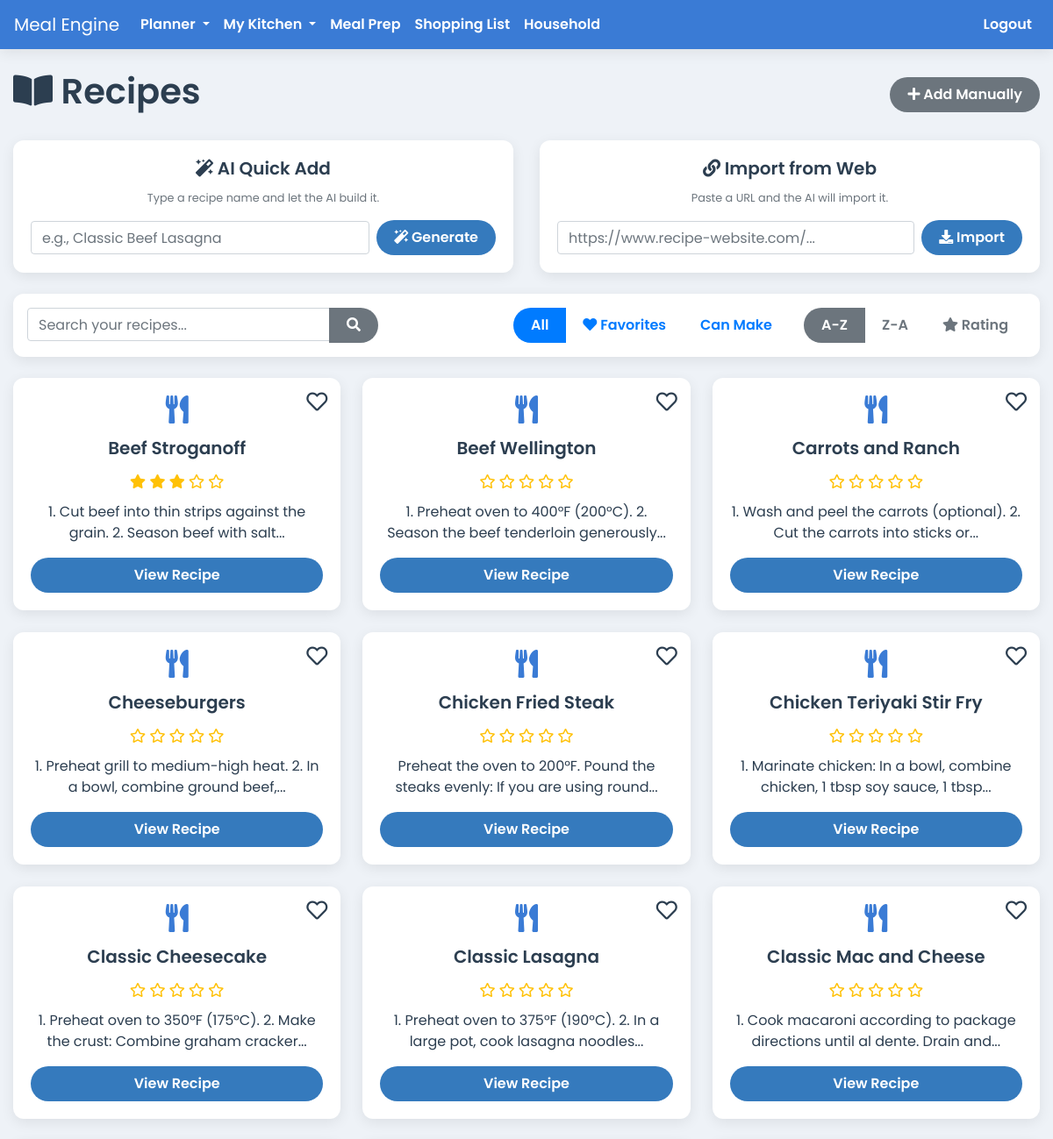
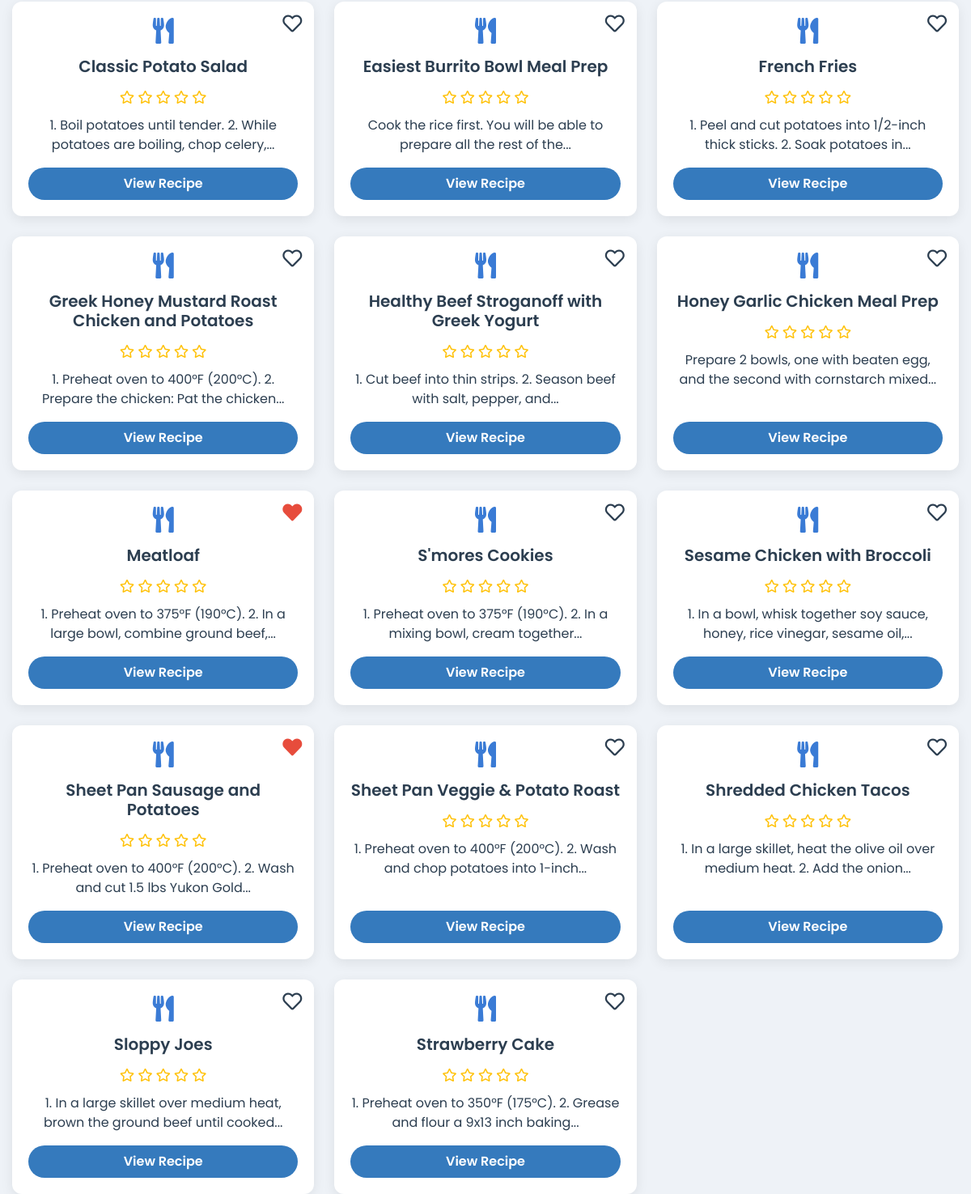
The page /recipes (signed in) on the database its author committed (2 pictures, top to bottom).
### app.py (models this page shows)
class Recipe(db.Model):
    id = db.Column(db.Integer, primary_key=True)
    user_id = db.Column(db.Integer, db.ForeignKey('user.id'), nullable=False)
    household_id = db.Column(db.Integer, db.ForeignKey('household.id'), nullable=False)
    name = db.Column(db.String(100), nullable=False)
    instructions = db.Column(db.Text, nullable=False)
    servings = db.Column(db.Integer)
    prep_time = db.Column(db.String(50))
    cook_time = db.Column(db.String(50))
    is_favorite = db.Column(db.Boolean, default=False, nullable=False)
    meal_type = db.Column(db.String(50), nullable=False, default='Main Course')
    rating = db.Column(db.Integer, nullable=False, default=0)
    ingredients = db.relationship('RecipeIngredient', backref='recipe', lazy=True, cascade="all, delete-orphan")
    calories = db.Column(db.Float, nullable=True)
    protein = db.Column(db.Float, nullable=True)
    fat = db.Column(db.Float, nullable=True)
    carbs = db.Column(db.Float, nullable=True)

### app.py (the view)
@app.route('/recipes')
@login_required
def list_recipes():
    query = request.args.get('query', '')
    pantry_filter_active = request.args.get('filter') == 'pantry'
    favorites_filter_active = request.args.get('filter') == 'favorites'
    sort_order = request.args.get('sort', 'asc')
    base_query = Recipe.query.filter_by(household_id=current_user.household_id)
    if sort_order == 'desc':
        base_query = base_query.order_by(desc(Recipe.name))
    elif sort_order == 'rating':
        base_query = base_query.order_by(desc(Recipe.rating), Recipe.name)
    else:
        base_query = base_query.order_by(Recipe.name)
    if pantry_filter_active:
        pantry_items_in_stock = PantryItem.query.filter_by(household_id=current_user.household_id).filter(PantryItem.quantity > 0).all()
        pantry_ingredient_ids = {item.ingredient_id for item in pantry_items_in_stock}
        all_user_recipes = base_query.all()
        recipes = []
        for recipe in all_user_recipes:
            required_ingredient_ids = {ri.ingredient_id for ri in recipe.ingredients}
            if required_ingredient_ids.issubset(pantry_ingredient_ids):
                recipes.append(recipe)
    elif favorites_filter_active:
        recipes = base_query.filter_by(is_favorite=True).all()
    elif query:
        search_term = f"%{query}%"
        recipes = base_query.filter(db.or_(Recipe.name.ilike(search_term), Recipe.instructions.ilike(search_term))).all()
    else:
        recipes = base_query.all()
    return render_template('recipes.html', recipes=recipes, query=query, pantry_filter_active=pantry_filter_active, favorites_filter_active=favorites_filter_active, sort_order=sort_order)

### app.py (called while the page is built)
@login_manager.user_loader
def load_user(user_id):
    return db.session.get(User, int(user_id))

### templates/recipes.html (shortened to what this page needs)
{% extends 'base.html' %}
{% block content %}
  <div class="d-flex justify-content-between align-items-center mb-4">
    <h1><i class="fas fa-book-open"></i> Recipes</h1>
    <a href="{{ url_for('add_recipe') }}" class="btn btn-secondary no-print"><i class="fas fa-plus"></i> Add Manually</a>
  </div>
  <div class="row">
    <div class="col-md-6 mb-4">
        <div class="card h-100">
            <div class="card-body text-center">
                <h5 class="card-title"><i class="fas fa-magic"></i> AI Quick Add</h5>
                <p class="text-muted small">Type a recipe name and let the AI build it.</p>
                <form action="{{ url_for('ai_quick_add') }}" method="POST" class="form-inline" id="ai-quick-add-form">
                    <div class="form-group flex-grow-1 mr-2">
                        <input type="text" name="recipe_name" class="form-control w-100" placeholder="e.g., Classic Beef Lasagna" required>
                    </div>
                    <button type="submit" class="btn btn-primary" id="ai-generate-btn"><i class="fas fa-magic"></i> Generate</button>
                </form>
            </div>
        </div>
    </div>
    <div class="col-md-6 mb-4">
        <div class="card h-100">
            <div class="card-body text-center">
                <h5 class="card-title"><i class="fas fa-link"></i> Import from Web</h5>
                 <p class="text-muted small">Paste a URL and the AI will import it.</p>
                <form class="form-inline" id="import-url-form">
                    <div class="form-group flex-grow-1 mr-2">
                        <input type="url" id="recipe-url-input" class="form-control w-100" placeholder="https://www.recipe-website.com/..." required>
                    </div>
                    <button type="submit" class="btn btn-primary" id="import-url-btn"><i class="fas fa-download"></i> Import</button>
                </form>
            </div>
        </div>
    </div>
  </div>
  <div class="card p-3 mb-4 no-print">
    <div class="d-flex justify-content-between align-items-center flex-wrap">
      <div class="flex-grow-1 mr-3 mb-2 mb-md-0" style="max-width: 400px;">
        <form method="GET" action="{{ url_for('list_recipes') }}" class="input-group">
          <input type="text" name="query" class="form-control" placeholder="Search your recipes..." value="{{ query or '' }}">
          <div class="input-group-append">
            <button type="submit" class="btn btn-secondary"><i class="fas fa-search"></i></button>
          </div>
        </form>
      </div>
      <div class="d-flex justify-content-end align-items-center">
        <div class="btn-group mr-3" role="group">
          <a href="{{ url_for('list_recipes', sort=sort_order, query=query) }}" class="btn btn-outline-primary {% if not pantry_filter_active and not favorites_filter_active %}active{% endif %}">All</a>
          <a href="{{ url_for('list_recipes', filter='favorites', sort=sort_order, query=query) }}" class="btn btn-outline-primary {% if favorites_filter_active %}active{% endif %}"><i class="fas fa-heart"></i> Favorites</a>
          <a href="{{ url_for('list_recipes', filter='pantry', sort=sort_order, query=query) }}" class="btn btn-outline-primary {% if pantry_filter_active %}active{% endif %}">Can Make</a>
        </div>
        <div class="btn-group" role="group">
          <a href="{{ url_for('list_recipes', sort='asc', filter=request.args.get('filter'), query=query) }}" class="btn btn-outline-secondary {% if sort_order == 'asc' %}active{% endif %}">A-Z</a>
          <a href="{{ url_for('list_recipes', sort='desc', filter=request.args.get('filter'), query=query) }}" class="btn btn-outline-secondary {% if sort_order == 'desc' %}active{% endif %}">Z-A</a>
          <a href="{{ url_for('list_recipes', sort='rating', filter=request.args.get('filter'), query=query) }}" class="btn btn-outline-secondary {% if sort_order == 'rating' %}active{% endif %}"><i class="fas fa-star"></i> Rating</a>
        </div>
      </div>
    </div>
  </div>
  {% if not recipes %}
    <div class="alert alert-warning">No recipes found. Add one manually or import one from the web!</div>
  {% else %}
    <div class="recipe-grid">
      {% for recipe in recipes %}
        <div class="card recipe-list-card">
          <i class="favorite-icon no-print {% if recipe.is_favorite %}fas fa-heart{% else %}far fa-heart{% endif %}"
             data-recipe-id="{{ recipe.id }}"
             title="Toggle Favorite"></i>
          <div class="recipe-card-body">
              <i class="fas fa-utensils fa-2x mb-3" style="color: var(--primary-blue);"></i>
              <h5>{{ recipe.name }}</h5>
               <div class="recipe-rating">
                  {% for i in range(1, 6) %}
                      <i class="{% if recipe.rating >= i %}fas fa-star{% else %}far fa-star{% endif %}"></i>
                  {% endfor %}
              </div>
          </div>
          <p class="mb-3">{{ recipe.instructions|truncate(80) }}</p>
          <a href="{{ url_for('view_recipe', recipe_id=recipe.id) }}" class="btn btn-primary mt-auto">View Recipe</a>
        </div>
      {% endfor %}
    </div>
  {% endif %}
{% endblock %}

### templates/base.html (shortened to what this page needs)
<!doctype html>
<html lang="en">
  <head>
    <link rel="stylesheet" href="https://stackpath.bootstrapcdn.com/bootstrap/4.5.2/css/bootstrap.min.css">
    <link rel="stylesheet" href="https://cdnjs.cloudflare.com/ajax/libs/font-awesome/5.15.3/css/all.min.css">
    <link rel="stylesheet" href="https://cdn.jsdelivr.net/npm/flatpickr/dist/flatpickr.min.css">
    <link rel="stylesheet" href="{{ url_for('static', filename='css/style.css') }}">
    <link rel="stylesheet" href="{{ url_for('static', filename='css/print.css') }}" media="print">
    <link rel="stylesheet" href="{{ url_for('static', filename='css/monthly_plan.css') }}">
  </head>
  <body>
    <nav class="navbar navbar-expand-lg navbar-dark no-print">
      <a class="navbar-brand" href="{{ url_for('index') }}">Meal Engine</a>
      <div class="collapse navbar-collapse" id="navbarNav">
        <ul class="navbar-nav mr-auto">
          {% if current_user.is_authenticated %}
            <li class="nav-item dropdown">
              <a class="nav-link dropdown-toggle" href="#" id="plannerDropdown" role="button" data-toggle="dropdown" aria-haspopup="true" aria-expanded="false">
                Planner
              </a>
            </li>
            <li class="nav-item dropdown">
              <a class="nav-link dropdown-toggle" href="#" id="kitchenDropdown" role="button" data-toggle="dropdown" aria-haspopup="true" aria-expanded="false">
                My Kitchen
              </a>
            </li>
            <li class="nav-item"><a class="nav-link" href="{{ url_for('meal_prep') }}">Meal Prep</a></li>
            <li class="nav-item"><a class="nav-link" href="{{ url_for('shopping_list') }}">Shopping List</a></li>
            <li class="nav-item"><a class="nav-link" href="{{ url_for('household_page') }}">Household</a></li>
          {% endif %}
        </ul>
        <ul class="navbar-nav">
            {% if current_user.is_authenticated %}
                <li class="nav-item"><a class="nav-link" href="{{ url_for('logout') }}">Logout</a></li>
            {% else %}
                <li class="nav-item"><a class="nav-link" href="{{ url_for('login') }}">Login</a></li>
                <li class="nav-item"><a class="nav-link btn btn-primary ml-2" href="{{ url_for('signup') }}">Sign Up</a></li>
            {% endif %}
        </ul>
      </div>
    </nav>
    <div class="container-fluid mt-4">
      {% block content %}{% endblock %}
    </div>
  </body>
</html>

### static/css/style.css (style rules this page uses)
:root { --primary-blue: #3a7bd5; --secondary-blue: #357abd; --light-bg: #eef2f7; --card-bg: #ffffff; --text-dark: #2c3e50; --text-light: #5a6a7a; --danger-red: #e74c3c; --success-green: #2ecc71; --info-cyan: #1abc9c; --snack-teal: #20c997; --shadow: 0 4px 15px rgba(0, 0, 0, 0.08); }
body { font-family: 'Poppins', sans-serif; font-weight: 400; background-color: var(--light-bg); color: var(--text-dark); }
.navbar { background-color: var(--primary-blue) !important; box-shadow: var(--shadow); z-index: 1040; }
.navbar .nav-link { color: #ffffff !important; font-weight: 600; }
.btn { border-radius: 20px; padding: 8px 20px; border: none; font-weight: 600; transition: all 0.3s ease; }
.btn-primary { background-color: var(--secondary-blue); color: white; }
h1, h2, h3, h4, h5 { color: var(--text-dark); font-weight: 600; }
.card, .jumbotron { background-color: var(--card-bg); border: none; border-radius: 12px; box-shadow: var(--shadow); }
.card { transition: transform 0.2s ease-in-out, box-shadow 0.2s ease-in-out; }
.recipe-grid { display: grid; grid-template-columns: repeat(auto-fill, minmax(280px, 1fr)); gap: 25px; }
.recipe-list-card { padding: 20px; text-align: center; position: relative; }
.recipe-list-card h5 { margin-bottom: 15px; }
.recipe-rating { color: #ffc107; margin-bottom: 10px; }
.favorite-icon { cursor: pointer; transition: color 0.2s ease-in-out, transform 0.2s ease-in-out; }
.recipe-list-card .favorite-icon { position: absolute; top: 15px; right: 15px; font-size: 1.5rem; }
.favorite-icon.fas { color: var(--danger-red); }
.favorite-icon.far { color: var(--text-dark); }

### rows shown on the page
Recipe: is_favorite False (drawn), name "Beef Stroganoff", rating 3 (drawn), instructions "1. Cut beef into thin strips against the grain. 2. Season beef with salt..."
Recipe: is_favorite False (drawn), name "Beef Wellington", rating 0 (drawn), instructions "1. Preheat oven to 400°F (200°C). 2. Season the beef tenderloin generously..."
Recipe: is_favorite False (drawn), name "Carrots and Ranch", rating 0 (drawn), instructions "1. Wash and peel the carrots (optional). 2. Cut the carrots into sticks or..."
Recipe: is_favorite False (drawn), name "Cheeseburgers", rating 0 (drawn), instructions "1. Preheat grill to medium-high heat. 2. In a bowl, combine ground beef,..."
Recipe: is_favorite False (drawn), name "Chicken Fried Steak", rating 0 (drawn), instructions "Preheat the oven to 200°F. Pound the steaks evenly: If you are using round..."
Recipe: is_favorite False (drawn), name "Chicken Teriyaki Stir Fry", rating 0 (drawn), instructions "1. Marinate chicken: In a bowl, combine chicken, 1 tbsp soy sauce, 1 tbsp..."
Recipe: is_favorite False (drawn), name "Classic Cheesecake", rating 0 (drawn), instructions "1. Preheat oven to 350°F (175°C). 2. Make the crust: Combine graham cracker..."
Recipe: is_favorite False (drawn), name "Classic Lasagna", rating 0 (drawn), instructions "1. Preheat oven to 375°F (190°C). 2. In a large pot, cook lasagna noodles..."
Recipe: is_favorite False (drawn), name "Classic Mac and Cheese", rating 0 (drawn), instructions "1. Cook macaroni according to package directions until al dente. Drain and..."
Recipe: is_favorite False (drawn), name "Classic Potato Salad", rating 0 (drawn), instructions "1. Boil potatoes until tender. 2. While potatoes are boiling, chop celery,..."
Recipe: is_favorite False (drawn), name "Easiest Burrito Bowl Meal Prep", rating 0 (drawn), instructions "Cook the rice first. You will be able to prepare all the rest of the..."
Recipe: is_favorite False (drawn), name "French Fries", rating 0 (drawn), instructions "1. Peel and cut potatoes into 1/2-inch thick sticks. 2. Soak potatoes in..."
Recipe: is_favorite False (drawn), name "Greek Honey Mustard Roast Chicken and Potatoes", rating 0 (drawn), instructions "1. Preheat oven to 400°F (200°C). 2. Prepare the chicken: Pat the chicken..."
Recipe: is_favorite False (drawn), name "Healthy Beef Stroganoff with Greek Yogurt", rating 0 (drawn), instructions "1. Cut beef into thin strips. 2. Season beef with salt, pepper, and..."
Recipe: is_favorite False (drawn), name "Honey Garlic Chicken Meal Prep", rating 0 (drawn), instructions "Prepare 2 bowls, one with beaten egg, and the second with cornstarch mixed..."
Recipe: is_favorite True (drawn), name "Meatloaf", rating 0 (drawn), instructions "1. Preheat oven to 375°F (190°C). 2. In a large bowl, combine ground beef,..."
Recipe: is_favorite False (drawn), name "S'mores Cookies", rating 0 (drawn), instructions "1. Preheat oven to 375°F (190°C). 2. In a mixing bowl, cream together..."
Recipe: is_favorite False (drawn), name "Sesame Chicken with Broccoli", rating 0 (drawn), instructions "1. In a bowl, whisk together soy sauce, honey, rice vinegar, sesame oil,..."
Recipe: is_favorite True (drawn), name "Sheet Pan Sausage and Potatoes", rating 0 (drawn), instructions "1. Preheat oven to 400°F (200°C). 2. Wash and cut 1.5 lbs Yukon Gold..."
Recipe: is_favorite False (drawn), name "Sheet Pan Veggie & Potato Roast", rating 0 (drawn), instructions "1. Preheat oven to 400°F (200°C). 2. Wash and chop potatoes into 1-inch..."
Recipe: is_favorite False (drawn), name "Shredded Chicken Tacos", rating 0 (drawn), instructions "1. In a large skillet, heat the olive oil over medium heat. 2. Add the onion..."
Recipe: is_favorite False (drawn), name "Sloppy Joes", rating 0 (drawn), instructions "1. In a large skillet over medium heat, brown the ground beef until cooked..."
Recipe: is_favorite False (drawn), name "Strawberry Cake", rating 0 (drawn), instructions "1. Preheat oven to 350°F (175°C). 2. Grease and flour a 9x13 inch baking..."
